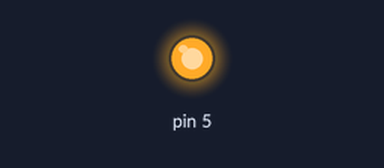
Bench run of a sketch on a simulated Arduino Uno, built with avr-gcc and run on an emulated ATmega328P. Parts: output pins drawn as LEDs (lit = HIGH).

Above: at 1.0 s.
At 3.0 s:
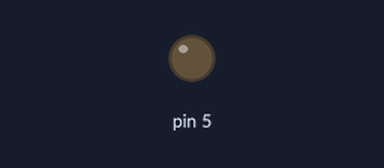
Timing chart, 0 to 5.2 s (numbered marks = the images above):
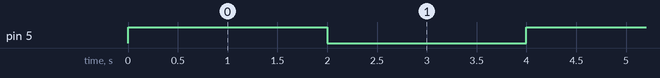

The sketch:

Led_blink.ino
```cpp
void setup() {
  // put your setup code here, to run once:
  pinMode(5,OUTPUT); // 5 nolu pini çıkış yap
}

void loop() {
  // put your main code here, to run repeatedly:
  digitalWrite(5,1); // 5 nolu pine 1(HIGH) bilgisini yolla
  delay(2000);       // 2 sn bekle
  digitalWrite(5,0); // 5 nolu pine 0(LOW) bilgisini yolla
  delay(2000);       // 2 sn bekle
}
```

Measured:
- by itself, pin 5: alternates HIGH for 2.0 s and LOW for 2.0 s
